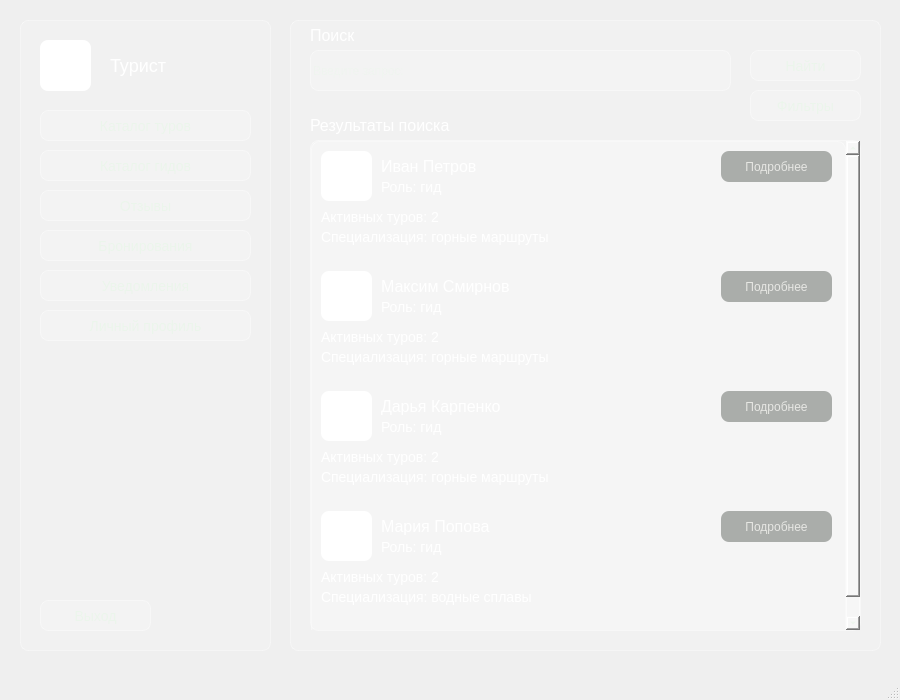
<?xml version="1.0" encoding="UTF-8"?>
<ui version="4.0">
 <class>MainWindow</class>
 <widget class="QMainWindow" name="MainWindow">
  <property name="geometry">
   <rect>
    <x>0</x>
    <y>0</y>
    <width>900</width>
    <height>700</height>
   </rect>
  </property>
  <property name="windowTitle">
   <string>MainWindow</string>
  </property>
  <property name="styleSheet">
   <string notr="true">background-color: qlineargradient(spread:pad, x1:1, y1:1, x2:0, y2:0,
    stop:0 rgba(20, 65, 30, 255),
    stop:0.427447 rgba(35, 95, 55, 235),
    stop:1 rgba(110, 160, 90, 255));</string>
  </property>
  <widget class="QWidget" name="centralwidget">
   <widget class="QFrame" name="frame">
    <property name="geometry">
     <rect>
      <x>20</x>
      <y>20</y>
      <width>251</width>
      <height>631</height>
     </rect>
    </property>
    <property name="styleSheet">
     <string notr="true">background-color: rgba(255, 255, 255, 0.15);
color: rgb(235, 245, 235);
border: 1px solid rgba(255, 255, 255, 0.35);
border-radius: 8px</string>
    </property>
    <property name="frameShape">
     <enum>QFrame::Shape::StyledPanel</enum>
    </property>
    <property name="frameShadow">
     <enum>QFrame::Shadow::Raised</enum>
    </property>
    <widget class="QLabel" name="label_Tourist">
     <property name="geometry">
      <rect>
       <x>90</x>
       <y>30</y>
       <width>141</width>
       <height>31</height>
      </rect>
     </property>
     <property name="styleSheet">
      <string notr="true">background-color: none;
font-size: 18px;
border: none;
color: white;</string>
     </property>
     <property name="text">
      <string>Турист</string>
     </property>
    </widget>
    <widget class="QLabel" name="label_ImageTourist">
     <property name="geometry">
      <rect>
       <x>20</x>
       <y>20</y>
       <width>51</width>
       <height>51</height>
      </rect>
     </property>
     <property name="styleSheet">
      <string notr="true">background-color: white;
border: none;</string>
     </property>
     <property name="text">
      <string/>
     </property>
    </widget>
    <widget class="QPushButton" name="pushButton_Tour">
     <property name="geometry">
      <rect>
       <x>20</x>
       <y>90</y>
       <width>211</width>
       <height>31</height>
      </rect>
     </property>
     <property name="styleSheet">
      <string notr="true">background-color: rgba(255, 255, 255, 0.15);
color: rgb(235, 245, 235);
border: 1px solid rgba(255, 255, 255, 0.35);
border-radius: 8px;
font-size: 14px;</string>
     </property>
     <property name="text">
      <string>Каталог туров</string>
     </property>
    </widget>
    <widget class="QPushButton" name="pushButton_Guide">
     <property name="geometry">
      <rect>
       <x>20</x>
       <y>130</y>
       <width>211</width>
       <height>31</height>
      </rect>
     </property>
     <property name="styleSheet">
      <string notr="true">background-color: rgba(255, 255, 255, 0.15);
color: rgb(235, 245, 235);
border: 1px solid rgba(255, 255, 255, 0.35);
border-radius: 8px;
font-size: 14px;</string>
     </property>
     <property name="text">
      <string>Каталог гидов</string>
     </property>
    </widget>
    <widget class="QPushButton" name="pushButton_Review">
     <property name="geometry">
      <rect>
       <x>20</x>
       <y>170</y>
       <width>211</width>
       <height>31</height>
      </rect>
     </property>
     <property name="styleSheet">
      <string notr="true">background-color: rgba(255, 255, 255, 0.15);
color: rgb(235, 245, 235);
border: 1px solid rgba(255, 255, 255, 0.35);
border-radius: 8px;
font-size: 14px;</string>
     </property>
     <property name="text">
      <string>Отзывы</string>
     </property>
    </widget>
    <widget class="QPushButton" name="pushButton_Booking">
     <property name="geometry">
      <rect>
       <x>20</x>
       <y>210</y>
       <width>211</width>
       <height>31</height>
      </rect>
     </property>
     <property name="styleSheet">
      <string notr="true">background-color: rgba(255, 255, 255, 0.15);
color: rgb(235, 245, 235);
border: 1px solid rgba(255, 255, 255, 0.35);
border-radius: 8px;
font-size: 14px;</string>
     </property>
     <property name="text">
      <string>Бронирования</string>
     </property>
    </widget>
    <widget class="QPushButton" name="pushButton_Logout">
     <property name="geometry">
      <rect>
       <x>20</x>
       <y>580</y>
       <width>111</width>
       <height>31</height>
      </rect>
     </property>
     <property name="styleSheet">
      <string notr="true">background-color: rgba(255, 255, 255, 0.15);
color: rgb(235, 245, 235);
border: 1px solid rgba(255, 255, 255, 0.35);
border-radius: 8px;
font-size: 14px;</string>
     </property>
     <property name="text">
      <string>Выход</string>
     </property>
    </widget>
    <widget class="QPushButton" name="pushButton_Booking_2">
     <property name="geometry">
      <rect>
       <x>20</x>
       <y>250</y>
       <width>211</width>
       <height>31</height>
      </rect>
     </property>
     <property name="styleSheet">
      <string notr="true">background-color: rgba(255, 255, 255, 0.15);
color: rgb(235, 245, 235);
border: 1px solid rgba(255, 255, 255, 0.35);
border-radius: 8px;
font-size: 14px;</string>
     </property>
     <property name="text">
      <string>Уведомления</string>
     </property>
    </widget>
    <widget class="QPushButton" name="pushButton_ControlTour_4">
     <property name="geometry">
      <rect>
       <x>20</x>
       <y>290</y>
       <width>211</width>
       <height>31</height>
      </rect>
     </property>
     <property name="styleSheet">
      <string notr="true">background-color: rgba(255, 255, 255, 0.15);
color: rgb(235, 245, 235);
border: 1px solid rgba(255, 255, 255, 0.35);
border-radius: 8px;
font-size: 14px;</string>
     </property>
     <property name="text">
      <string>Личный профиль</string>
     </property>
    </widget>
   </widget>
   <widget class="QFrame" name="frame_3">
    <property name="geometry">
     <rect>
      <x>290</x>
      <y>20</y>
      <width>591</width>
      <height>631</height>
     </rect>
    </property>
    <property name="styleSheet">
     <string notr="true">background-color: rgba(255, 255, 255, 0.15);
color: rgb(235, 245, 235);
border: 1px solid rgba(255, 255, 255, 0.35);
border-radius: 8px</string>
    </property>
    <property name="frameShape">
     <enum>QFrame::Shape::StyledPanel</enum>
    </property>
    <property name="frameShadow">
     <enum>QFrame::Shadow::Raised</enum>
    </property>
    <widget class="QLineEdit" name="lineEdit_Search">
     <property name="geometry">
      <rect>
       <x>20</x>
       <y>30</y>
       <width>421</width>
       <height>41</height>
      </rect>
     </property>
     <property name="placeholderText">
      <string>Введите запрос:</string>
     </property>
    </widget>
    <widget class="QLabel" name="label_6">
     <property name="geometry">
      <rect>
       <x>20</x>
       <y>0</y>
       <width>201</width>
       <height>31</height>
      </rect>
     </property>
     <property name="styleSheet">
      <string notr="true">background-color: none;
font-size: 16px;
border: none;
color: white;</string>
     </property>
     <property name="text">
      <string>Поиск</string>
     </property>
    </widget>
    <widget class="QPushButton" name="pushButton_Search">
     <property name="geometry">
      <rect>
       <x>460</x>
       <y>30</y>
       <width>111</width>
       <height>31</height>
      </rect>
     </property>
     <property name="styleSheet">
      <string notr="true">background-color: rgba(255, 255, 255, 0.15);
color: rgb(235, 245, 235);
border: 1px solid rgba(255, 255, 255, 0.35);
border-radius: 8px;
font-size: 14px;</string>
     </property>
     <property name="text">
      <string>Найти</string>
     </property>
    </widget>
    <widget class="QPushButton" name="pushButton_Search_2">
     <property name="geometry">
      <rect>
       <x>460</x>
       <y>70</y>
       <width>111</width>
       <height>31</height>
      </rect>
     </property>
     <property name="styleSheet">
      <string notr="true">background-color: rgba(255, 255, 255, 0.15);
color: rgb(235, 245, 235);
border: 1px solid rgba(255, 255, 255, 0.35);
border-radius: 8px;
font-size: 14px;</string>
     </property>
     <property name="text">
      <string>Фильтры</string>
     </property>
    </widget>
    <widget class="QLabel" name="label_7">
     <property name="geometry">
      <rect>
       <x>20</x>
       <y>90</y>
       <width>201</width>
       <height>31</height>
      </rect>
     </property>
     <property name="styleSheet">
      <string notr="true">background-color: none;
font-size: 16px;
border: none;
color: white;</string>
     </property>
     <property name="text">
      <string>Результаты поиска</string>
     </property>
    </widget>
    <widget class="QScrollArea" name="scrollArea">
     <property name="enabled">
      <bool>true</bool>
     </property>
     <property name="geometry">
      <rect>
       <x>20</x>
       <y>120</y>
       <width>551</width>
       <height>491</height>
      </rect>
     </property>
     <property name="horizontalScrollBarPolicy">
      <enum>Qt::ScrollBarPolicy::ScrollBarAlwaysOff</enum>
     </property>
     <property name="widgetResizable">
      <bool>false</bool>
     </property>
     <widget class="QWidget" name="scrollAreaWidgetContents_3">
      <property name="enabled">
       <bool>true</bool>
      </property>
      <property name="geometry">
       <rect>
        <x>0</x>
        <y>0</y>
        <width>535</width>
        <height>510</height>
       </rect>
      </property>
      <widget class="QLabel" name="label_TouristName_5">
       <property name="geometry">
        <rect>
         <x>70</x>
         <y>10</y>
         <width>101</width>
         <height>31</height>
        </rect>
       </property>
       <property name="styleSheet">
        <string notr="true">background-color: none;
font-size: 16px;
border: none;
color: white;</string>
       </property>
       <property name="text">
        <string>Иван Петров</string>
       </property>
      </widget>
      <widget class="QLabel" name="label_Role_9">
       <property name="geometry">
        <rect>
         <x>70</x>
         <y>30</y>
         <width>101</width>
         <height>31</height>
        </rect>
       </property>
       <property name="styleSheet">
        <string notr="true">background-color: none;
font-size: 14px;
border: none;
color: white;</string>
       </property>
       <property name="text">
        <string>Роль: гид</string>
       </property>
      </widget>
      <widget class="QLabel" name="label_ImageTourist_6">
       <property name="geometry">
        <rect>
         <x>10</x>
         <y>10</y>
         <width>51</width>
         <height>50</height>
        </rect>
       </property>
       <property name="styleSheet">
        <string notr="true">background-color: white;
border: none;</string>
       </property>
       <property name="text">
        <string/>
       </property>
      </widget>
      <widget class="QLabel" name="label_ActiveBookings_5">
       <property name="geometry">
        <rect>
         <x>10</x>
         <y>60</y>
         <width>201</width>
         <height>31</height>
        </rect>
       </property>
       <property name="styleSheet">
        <string notr="true">background-color: none;
font-size: 14px;
border: none;
color: white;</string>
       </property>
       <property name="text">
        <string>Активных туров: 2</string>
       </property>
      </widget>
      <widget class="QPushButton" name="pushButton_Profile_9">
       <property name="geometry">
        <rect>
         <x>410</x>
         <y>10</y>
         <width>111</width>
         <height>31</height>
        </rect>
       </property>
       <property name="styleSheet">
        <string notr="true">background-color: rgba(110, 115, 110, 140);
color: rgba(235, 235, 232, 235);
border: none;
border-radius: 8px;
padding: 8px 18px;</string>
       </property>
       <property name="text">
        <string>Подробнее</string>
       </property>
      </widget>
      <widget class="QPushButton" name="pushButton_Profile_10">
       <property name="geometry">
        <rect>
         <x>410</x>
         <y>130</y>
         <width>111</width>
         <height>31</height>
        </rect>
       </property>
       <property name="styleSheet">
        <string notr="true">background-color: rgba(110, 115, 110, 140);
color: rgba(235, 235, 232, 235);
border: none;
border-radius: 8px;
padding: 8px 18px;</string>
       </property>
       <property name="text">
        <string>Подробнее</string>
       </property>
      </widget>
      <widget class="QLabel" name="label_ActiveBookings_6">
       <property name="geometry">
        <rect>
         <x>10</x>
         <y>180</y>
         <width>201</width>
         <height>31</height>
        </rect>
       </property>
       <property name="styleSheet">
        <string notr="true">background-color: none;
font-size: 14px;
border: none;
color: white;</string>
       </property>
       <property name="text">
        <string>Активных туров: 2</string>
       </property>
      </widget>
      <widget class="QLabel" name="label_Role_10">
       <property name="geometry">
        <rect>
         <x>70</x>
         <y>150</y>
         <width>101</width>
         <height>31</height>
        </rect>
       </property>
       <property name="styleSheet">
        <string notr="true">background-color: none;
font-size: 14px;
border: none;
color: white;</string>
       </property>
       <property name="text">
        <string>Роль: гид</string>
       </property>
      </widget>
      <widget class="QLabel" name="label_TouristName_6">
       <property name="geometry">
        <rect>
         <x>70</x>
         <y>130</y>
         <width>131</width>
         <height>31</height>
        </rect>
       </property>
       <property name="styleSheet">
        <string notr="true">background-color: none;
font-size: 16px;
border: none;
color: white;</string>
       </property>
       <property name="text">
        <string>Максим Смирнов</string>
       </property>
      </widget>
      <widget class="QLabel" name="label_ImageTourist_7">
       <property name="geometry">
        <rect>
         <x>10</x>
         <y>130</y>
         <width>51</width>
         <height>50</height>
        </rect>
       </property>
       <property name="styleSheet">
        <string notr="true">background-color: white;
border: none;</string>
       </property>
       <property name="text">
        <string/>
       </property>
      </widget>
      <widget class="QPushButton" name="pushButton_Profile_11">
       <property name="geometry">
        <rect>
         <x>410</x>
         <y>250</y>
         <width>111</width>
         <height>31</height>
        </rect>
       </property>
       <property name="styleSheet">
        <string notr="true">background-color: rgba(110, 115, 110, 140);
color: rgba(235, 235, 232, 235);
border: none;
border-radius: 8px;
padding: 8px 18px;</string>
       </property>
       <property name="text">
        <string>Подробнее</string>
       </property>
      </widget>
      <widget class="QLabel" name="label_ImageGuide_5">
       <property name="geometry">
        <rect>
         <x>10</x>
         <y>250</y>
         <width>51</width>
         <height>50</height>
        </rect>
       </property>
       <property name="styleSheet">
        <string notr="true">background-color: white;
border: none;</string>
       </property>
       <property name="text">
        <string/>
       </property>
      </widget>
      <widget class="QLabel" name="label_GuideName_8">
       <property name="geometry">
        <rect>
         <x>70</x>
         <y>250</y>
         <width>131</width>
         <height>31</height>
        </rect>
       </property>
       <property name="styleSheet">
        <string notr="true">background-color: none;
font-size: 16px;
border: none;
color: white;</string>
       </property>
       <property name="text">
        <string>Дарья Карпенко</string>
       </property>
      </widget>
      <widget class="QLabel" name="label_Role_11">
       <property name="geometry">
        <rect>
         <x>70</x>
         <y>270</y>
         <width>101</width>
         <height>31</height>
        </rect>
       </property>
       <property name="styleSheet">
        <string notr="true">background-color: none;
font-size: 14px;
border: none;
color: white;</string>
       </property>
       <property name="text">
        <string>Роль: гид</string>
       </property>
      </widget>
      <widget class="QLabel" name="label_ActiveTours_5">
       <property name="geometry">
        <rect>
         <x>10</x>
         <y>300</y>
         <width>201</width>
         <height>31</height>
        </rect>
       </property>
       <property name="styleSheet">
        <string notr="true">background-color: none;
font-size: 14px;
border: none;
color: white;</string>
       </property>
       <property name="text">
        <string>Активных туров: 2</string>
       </property>
      </widget>
      <widget class="QLabel" name="label_Specialization_9">
       <property name="geometry">
        <rect>
         <x>10</x>
         <y>320</y>
         <width>241</width>
         <height>31</height>
        </rect>
       </property>
       <property name="styleSheet">
        <string notr="true">background-color: none;
font-size: 14px;
border: none;
color: white;</string>
       </property>
       <property name="text">
        <string>Специализация: горные маршруты</string>
       </property>
      </widget>
      <widget class="QPushButton" name="pushButton_Profile_12">
       <property name="geometry">
        <rect>
         <x>410</x>
         <y>370</y>
         <width>111</width>
         <height>31</height>
        </rect>
       </property>
       <property name="styleSheet">
        <string notr="true">background-color: rgba(110, 115, 110, 140);
color: rgba(235, 235, 232, 235);
border: none;
border-radius: 8px;
padding: 8px 18px;</string>
       </property>
       <property name="text">
        <string>Подробнее</string>
       </property>
      </widget>
      <widget class="QLabel" name="label_Specialization_10">
       <property name="geometry">
        <rect>
         <x>10</x>
         <y>440</y>
         <width>241</width>
         <height>31</height>
        </rect>
       </property>
       <property name="styleSheet">
        <string notr="true">background-color: none;
font-size: 14px;
border: none;
color: white;</string>
       </property>
       <property name="text">
        <string>Специализация: водные сплавы</string>
       </property>
      </widget>
      <widget class="QLabel" name="label_ActiveTours_6">
       <property name="geometry">
        <rect>
         <x>10</x>
         <y>420</y>
         <width>201</width>
         <height>31</height>
        </rect>
       </property>
       <property name="styleSheet">
        <string notr="true">background-color: none;
font-size: 14px;
border: none;
color: white;</string>
       </property>
       <property name="text">
        <string>Активных туров: 2</string>
       </property>
      </widget>
      <widget class="QLabel" name="label_GuideName_9">
       <property name="geometry">
        <rect>
         <x>70</x>
         <y>370</y>
         <width>131</width>
         <height>31</height>
        </rect>
       </property>
       <property name="styleSheet">
        <string notr="true">background-color: none;
font-size: 16px;
border: none;
color: white;</string>
       </property>
       <property name="text">
        <string>Мария Попова</string>
       </property>
      </widget>
      <widget class="QLabel" name="label_ImageGuide_6">
       <property name="geometry">
        <rect>
         <x>10</x>
         <y>370</y>
         <width>51</width>
         <height>50</height>
        </rect>
       </property>
       <property name="styleSheet">
        <string notr="true">background-color: white;
border: none;</string>
       </property>
       <property name="text">
        <string/>
       </property>
      </widget>
      <widget class="QLabel" name="label_Role_12">
       <property name="geometry">
        <rect>
         <x>70</x>
         <y>390</y>
         <width>101</width>
         <height>31</height>
        </rect>
       </property>
       <property name="styleSheet">
        <string notr="true">background-color: none;
font-size: 14px;
border: none;
color: white;</string>
       </property>
       <property name="text">
        <string>Роль: гид</string>
       </property>
      </widget>
      <widget class="QLabel" name="label_Specialization_11">
       <property name="geometry">
        <rect>
         <x>10</x>
         <y>200</y>
         <width>241</width>
         <height>31</height>
        </rect>
       </property>
       <property name="styleSheet">
        <string notr="true">background-color: none;
font-size: 14px;
border: none;
color: white;</string>
       </property>
       <property name="text">
        <string>Специализация: горные маршруты</string>
       </property>
      </widget>
      <widget class="QLabel" name="label_Specialization_12">
       <property name="geometry">
        <rect>
         <x>10</x>
         <y>80</y>
         <width>241</width>
         <height>31</height>
        </rect>
       </property>
       <property name="styleSheet">
        <string notr="true">background-color: none;
font-size: 14px;
border: none;
color: white;</string>
       </property>
       <property name="text">
        <string>Специализация: горные маршруты</string>
       </property>
      </widget>
     </widget>
    </widget>
   </widget>
  </widget>
  <widget class="QMenuBar" name="menubar">
   <property name="geometry">
    <rect>
     <x>0</x>
     <y>0</y>
     <width>900</width>
     <height>33</height>
    </rect>
   </property>
  </widget>
  <widget class="QStatusBar" name="statusbar"/>
 </widget>
 <resources/>
 <connections/>
</ui>
